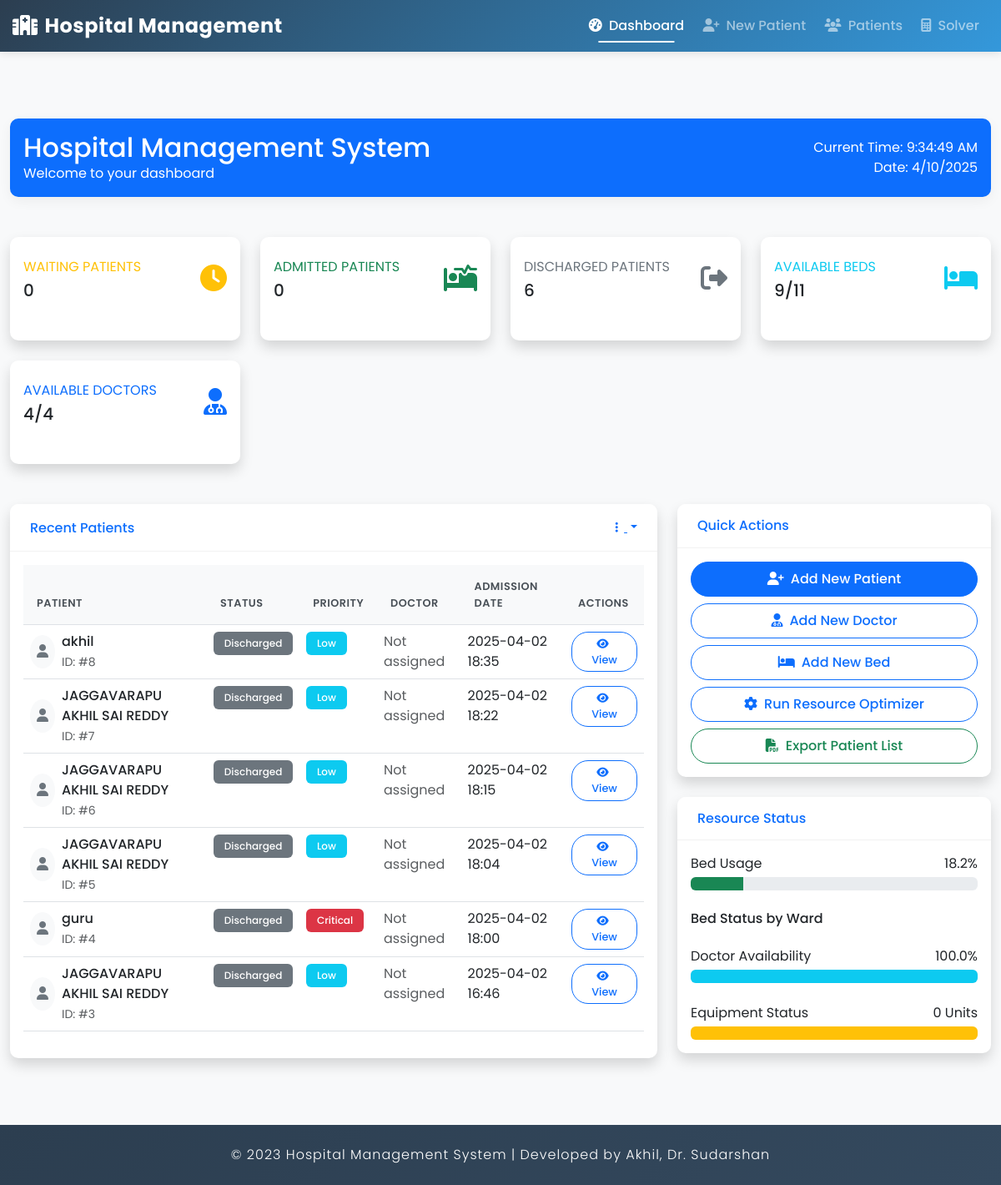
The app's page /dashboard/, older data.
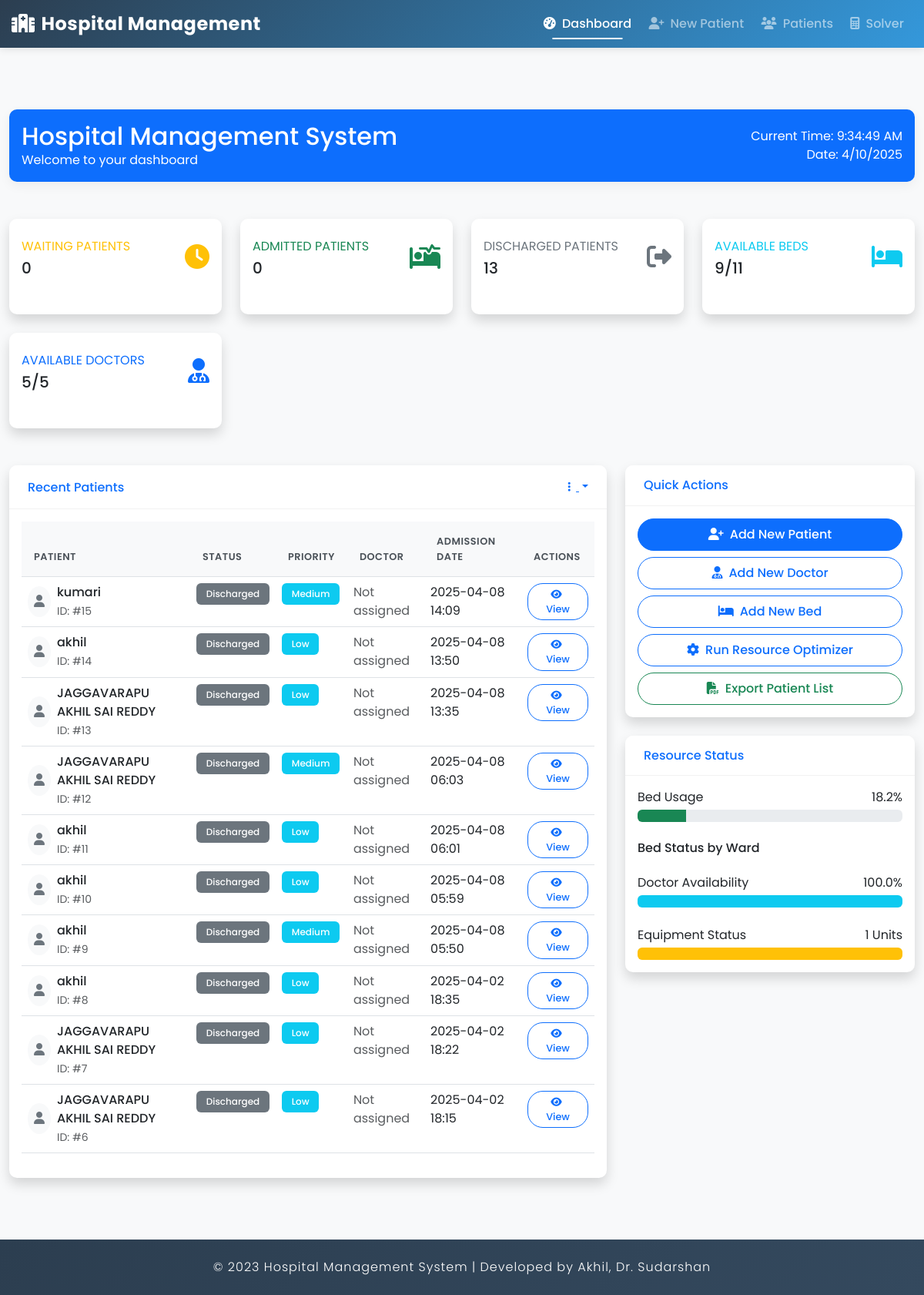
The same page, newer data.
### hospital/models.py (models this page shows, shortened)
class Patient(models.Model):
    STATUS_CHOICES = [
        ('WAI', 'Waiting'),
        ('ADM', 'Admitted'),
        ('TRE', 'Under Treatment'),
        ('DIS', 'Discharged'),
    ]
    PRIORITY_CHOICES = [
        (1, 'Low'),
        (2, 'Medium'),
        (3, 'High'),
        (4, 'Critical'),
        (5, 'Emergency'),
    ]
    GENDER_CHOICES = [
        ('M', 'Male'),
        ('F', 'Female'),
        ('O', 'Other'),
    ]
    name = models.CharField(max_length=100)
    age = models.IntegerField(validators=[MinValueValidator(0), MaxValueValidator(150)])
    gender = models.CharField(max_length=1, choices=GENDER_CHOICES, default='M')
    admission_date = models.DateTimeField(auto_now_add=True)
    condition = models.TextField()
    diagnosis = models.TextField(blank=True)
    status = models.CharField(max_length=3, choices=STATUS_CHOICES, default='WAI')
    priority = models.IntegerField(choices=PRIORITY_CHOICES, default=1)
    expected_stay_days = models.IntegerField(validators=[MinValueValidator(1)], default=1)
    notes = models.TextField(blank=True)
    required_equipment = models.JSONField(default=list, blank=True)
    assigned_doctor = models.ForeignKey(Doctor, on_delete=models.SET_NULL, null=True, blank=True)
    assigned_bed = models.ForeignKey(Bed, on_delete=models.SET_NULL, null=True, blank=True)

### hospital/views.py (the view)
# urls.py: path('dashboard/', views.DashboardView.as_view(), name='dashboard'),
class DashboardView(ListView):
    model = Patient
    template_name = 'hospital/dashboard.html'
    context_object_name = 'recent_patients'
    def get_queryset(self):
        return Patient.objects.all().order_by('-admission_date')[:10]
    def get_context_data(self, **kwargs):
        context = super().get_context_data(**kwargs)
        context['waiting_patients'] = Patient.objects.filter(status='WAI').count()
        context['admitted_patients'] = Patient.objects.filter(status='TRE').count()
        context['treated_patients'] = Patient.objects.filter(status='TRE').count()
        context['discharged_patients'] = Patient.objects.filter(status='DIS').count()
        context['total_patients'] = Patient.objects.count()
        total = context['total_patients']
        if total > 0:
            context['waiting_patients_percent'] = (context['waiting_patients'] / total) * 100
            context['admitted_percent'] = (context['admitted_patients'] / total) * 100
            context['discharged_percent'] = (context['discharged_patients'] / total) * 100
        else:
            context['waiting_patients_percent'] = 0
            context['admitted_percent'] = 0
            context['discharged_percent'] = 0
        context['available_beds'] = Bed.objects.filter(is_occupied=False).count()
        context['total_beds'] = Bed.objects.count()
        context['available_doctors'] = Doctor.objects.filter(is_available=True).count()
        context['total_doctors'] = Doctor.objects.count()
        context['total_equipment'] = Equipment.objects.count()
        if context['total_beds'] > 0:
            context['bed_usage_percent'] = ((context['total_beds'] - context['available_beds']) / context['total_beds']) * 100
        else:
            context['bed_usage_percent'] = 0
        if context['total_doctors'] > 0:
            context['doctor_availability_percent'] = (context['available_doctors'] / context['total_doctors']) * 100
        else:
            context['doctor_availability_percent'] = 0
        return context

### hospital/templates/hospital/dashboard.html (shortened to what the changed rows need)
{% extends 'hospital/base.html' %}
{% block content %}
<div class="container-fluid py-4">
    <div class="row mb-4">
        <div class="col-12">
            <div class="card bg-primary text-white">
                <div class="card-body">
                    <div class="d-flex justify-content-between align-items-center">
                        <div>
                            <h2 class="mb-0">Hospital Management System</h2>
                        </div>
                    </div>
                </div>
            </div>
        </div>
    </div>
    <div class="row mb-4">
        <div class="col-xl-3 col-md-6 mb-4">
            <div class="card border-left-secondary shadow h-100 py-2">
                <div class="card-body">
                    <div class="row no-gutters align-items-center">
                        <div class="col mr-2">
                            <div class="text-xs font-weight-bold text-secondary text-uppercase mb-1">
                                Discharged Patients</div>
                            <div class="h5 mb-0 font-weight-bold text-gray-800">{{ discharged_patients }}</div>
                        </div>
                    </div>
                </div>
            </div>
        </div>
        <div class="col-xl-3 col-md-6 mb-4">
            <div class="card border-left-primary shadow h-100 py-2">
                <div class="card-body">
                    <div class="row no-gutters align-items-center">
                        <div class="col mr-2">
                            <div class="text-xs font-weight-bold text-primary text-uppercase mb-1">
                                Available Doctors</div>
                            <div class="h5 mb-0 font-weight-bold text-gray-800">{{ available_doctors }}/{{ total_doctors }}</div>
                        </div>
                    </div>
                </div>
            </div>
        </div>
    </div>
    <div class="row">
        <div class="col-xl-8 col-lg-7">
            <div class="card shadow mb-4">
                <div class="card-body">
                    <div class="table-responsive">
                        <table class="table table-hover">
                            <thead>
                                <tr>
                                    <th>Patient</th>
                                    <th>Status</th>
                                    <th>Priority</th>
                                    <th>Doctor</th>
                                    <th>Admission Date</th>
                                    <th>Actions</th>
                                </tr>
                            </thead>
                            <tbody>
                                {% for patient in recent_patients %}
                                <tr>
                                    <td>
                                        <div class="d-flex align-items-center">
                                            <div class="avatar avatar-sm bg-light rounded-circle p-2 me-2">
                                                <i class="fas fa-user text-secondary"></i>
                                            </div>
                                            <div>
                                                <p class="mb-0 fw-medium">{{ patient.name }}</p>
                                                <small class="text-muted">ID: #{{ patient.id }}</small>
                                            </div>
                                        </div>
                                    </td>
                                    <td>
                                        <span class="badge bg-{% if patient.status == 'WAI' %}warning{% elif patient.status == 'TRE' %}success{% else %}secondary{% endif %}">
                                            {{ patient.get_status_display }}
                                        </span>
                                    </td>
                                    <td>
                                        <span class="badge bg-{% if patient.priority >= 4 %}danger{% elif patient.priority >= 3 %}warning{% else %}info{% endif %}">
                                            {{ patient.get_priority_display }}
                                        </span>
                                    </td>
                                    <td>
                                        {% if patient.assigned_doctor %}
                                            Dr. {{ patient.assigned_doctor.user.get_full_name }}
                                            {% if patient.status == 'TRE' %}
                                                <form action="{% url 'hospital:unassign_doctor' patient_id=patient.id %}" method="post" class="d-inline mt-1" onsubmit="return confirm('Are you sure you want to unassign this doctor?');">
                                                    {% csrf_token %}
                                                    <button type="submit" class="btn btn-sm btn-outline-warning">
                                                        <i class="fas fa-user-minus me-1"></i>Unassign
                                                    </button>
                                                </form>
                                            {% endif %}
                                        {% else %}
                                            <span class="text-muted d-block">Not assigned</span>
                                        {% endif %}
                                    </td>
                                    <td>{{ patient.admission_date|date:"Y-m-d H:i" }}</td>
                                    <td>
                                        <a href="{% url 'hospital:patient_detail' pk=patient.id %}" class="btn btn-sm btn-outline-primary">
                                            <i class="fas fa-eye me-1"></i>View
                                        </a>
                                    </td>
                                </tr>
                                {% endfor %}
                            </tbody>
                        </table>
                    </div>
                </div>
            </div>
        </div>
        <div class="col-xl-4 col-lg-5">
            <div class="card shadow mb-4">
                <div class="card-body">
                    <div>
                        <div class="d-flex justify-content-between mb-1">
                            <span>Equipment Status</span>
                            <span>{{ total_equipment }} Units</span>
                        </div>
                    </div>
                </div>
            </div>
        </div>
    </div>
</div>
{% endblock %}

Row changes from the older to the newer data that the page shows:
no longer on this page (row unchanged): Patient: name "JAGGAVARAPU AKHIL SAI REDDY", id "5", status "Discharged", priority "Low", shows "Not assigned", admission_date "2025-04-02 18:04"
no longer on this page (row unchanged): Patient: name "guru", id "4", status "Discharged", priority "Critical", shows "Not assigned", admission_date "2025-04-02 18:00"
no longer on this page (row unchanged): Patient: name "JAGGAVARAPU AKHIL SAI REDDY", id "3", status "Discharged", priority "Low", shows "Not assigned", admission_date "2025-04-02 16:46"
added Patient: name "kumari", id "15", status "Discharged", priority "Medium", shows "Not assigned", admission_date "2025-04-08 14:09"
added Patient: name "akhil", id "14", status "Discharged", priority "Low", shows "Not assigned", admission_date "2025-04-08 13:50"
added Patient: name "JAGGAVARAPU AKHIL SAI REDDY", id "13", status "Discharged", priority "Low", shows "Not assigned", admission_date "2025-04-08 13:35"
added Patient: name "JAGGAVARAPU AKHIL SAI REDDY", id "12", status "Discharged", priority "Medium", shows "Not assigned", admission_date "2025-04-08 06:03"
added Patient: name "akhil", id "11", status "Discharged", priority "Low", shows "Not assigned", admission_date "2025-04-08 06:01"
added Patient: name "akhil", id "10", status "Discharged", priority "Low", shows "Not assigned", admission_date "2025-04-08 05:59"
added Patient: name "akhil", id "9", status "Discharged", priority "Medium", shows "Not assigned", admission_date "2025-04-08 05:50"
Text that changed along with them:
{{ discharged_patients }}: "6" → "13"
{{ available_doctors }}: "4" → "5"
{{ total_doctors }}: "4" → "5"
{{ total_equipment }}: "0" → "1"
